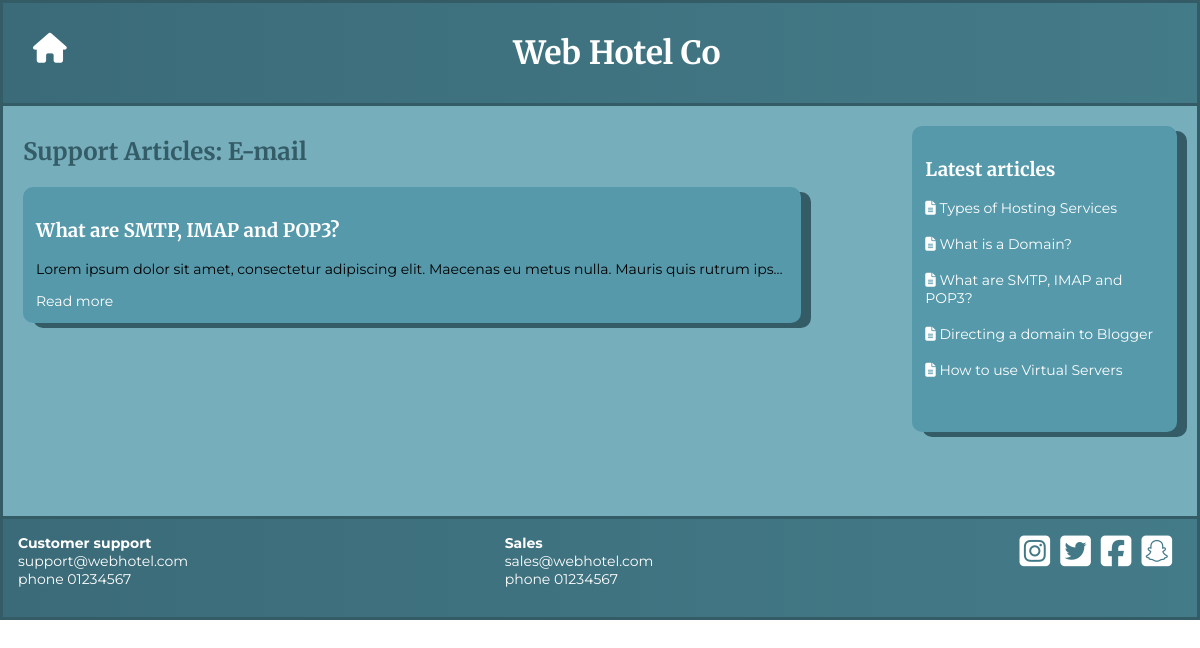
Screenshot of /support-articles.php?categoryID=5 with the database file from the repository.
### tables this page shows
CREATE TABLE `articles` (
  `article_id` int(11) NOT NULL,
  `title` varchar(200) NOT NULL,
  `text` text NOT NULL,
  `category_id` int(11) NOT NULL,
  `author` varchar(20) NOT NULL,
  `publish_date` date NOT NULL
);

CREATE TABLE `categories` (
  `category_id` int(11) NOT NULL,
  `name` varchar(50) NOT NULL,
  `order_number` int(11) NOT NULL
);

### support-articles.php (the view, shortened to what this page needs)
<!DOCTYPE html>
<html lang="en" dir="ltr">
  <head>
    <link rel="stylesheet" href="css/stylesheet.css">
  <body>
    <div class="container">
      <?php include('header.php'); ?>
      <?php require_once('connection.php') ; ?>
      <div class="support-container">
      <?php
      $categoryID = $_GET["categoryID"];
      $sql ="SELECT  * FROM categories LEFT JOIN articles ON categories.category_id = articles.category_id
       WHERE categories.category_id = $categoryID ORDER BY articles.publish_date DESC";
      $result = $conn->query($sql);
      if ($result->num_rows> 0 ) {
         while($row = $result->fetch_assoc()) {
            if (isset( $_GET["categoryID"])){
                $text = strip_tags($row["text"]);
           if($categoryID == $categoryID ){
                if(!isset($title)){
                    $title = '<h2> Support Articles: '.$row["name"].'</h2>';
                    echo $title;
                }
             $info =('<div class="support-category">
                      <h3>'.$row["title"].'</h3>
                      <p>'.$text.'</p>
                      <a href="article.php?articleID='.$row["article_id"].'">Read more</a>
                      </div>');
              if($row["article_id"] == NULL){
                  echo "<p>
                  No articles yet
                  </p>";
              }else{
                  echo $info;
              }
            }
          }
        }
      } else {
      echo "Empty";
      }
?>
      </div>
      <?php include('latest-articles.php'); ?>
      <?php include('footer.php'); ?>
      </div>
  </body>
</html>

### latest-articles.php
<!DOCTYPE html>
<html lang="en" dir="ltr">
  <head>
  </head>
  <body>
    <?php require_once('connection.php') ; ?>
    <div class="right-column">
      <h3>Latest articles</h3>
      <?php
      $sql = "SELECT title, article_id FROM articles ORDER BY publish_date DESC LIMIT 10";
      $result = $conn->query($sql);
      if ($result->num_rows > 0) {
         while($row = $result->fetch_assoc()) {
             echo ' <a href="article.php?articleID='.$row["article_id"].'"><i class="fa-solid fa-file-lines"></i> '.$row["title"].'</a> <br><br>';
         }
      }
       ?>
    </div>
  </body>
</html>

### css/stylesheet.css (style rules this page uses)
body { margin: 0; }
.container { border-style: solid; background-color: #77aebc; border-color: #335c67; }
.support-container { margin: 10px 10px 10px 0; padding: 10px; }
.support-category { border-style: solid; float: left; padding: 10px; border-color: #5599ab; border-radius: 10px; box-shadow: 10px 5px #335c67; background-color: #5599ab; margin-bottom:10px; }
.support-category h3 { color: white; }
.support-category p { min-width: 150px; text-overflow: ellipsis; overflow: hidden; white-space: nowrap; }
.right-column { float: left; border-style: solid; padding: 10px; margin: 10px; border-color: #5599ab; border-radius: 10px; background-color: #5599ab; }
.right-column h3 { color: white; }
a { text-decoration: none; color: white; }
p, a { font-family: 'Montserrat', sans-serif; font-size: 14px; }
h1, h2, h3 { font-family: 'Merriweather', serif; color: #335c67; }
@media screen and (min-width: 320px) { .support-container { min-height: 150px; } }
@media screen and (min-width: 320px) { .support-category { width: 90%; margin-right: 10px; box-shadow: 5px 5px #335c67; } }
@media screen and (min-width: 320px) { .support-category p { max-width: 1200px; } }
@media screen and (min-width: 320px) { .right-column { width: 85%; margin-bottom: 20px; min-height: 200px; box-shadow: 5px 5px #335c67; } }
@media screen and (min-width: 530px) { .support-container { width: 50%; margin-left: 10px; min-height: 360px; float: left; } }
@media screen and (min-width: 530px) { .support-container h2 { margin-top: 0; } }
@media screen and (min-width: 530px) { .support-category { width: 100%; box-shadow: 10px 5px #335c67; } }
@media screen and (min-width: 530px) { .right-column { margin-right: 20px; min-height: 280px; width: 30%; float: right; box-shadow: 10px 5px #335c67; } }
@media screen and (min-width: 800px) { .support-container { width: 60%; } }
@media screen and (min-width: 800px) { .support-category { max-width: 90%; } }
@media screen and (min-width: 800px) { .right-column { width: 25%; } }
@media screen and (min-width: 1000px) { .support-container { width: 70%; } }
@media screen and (min-width: 1000px) { .right-column { width: 20%; } }

### rows the page displays
articles: category.name "E-mail", title "What are SMTP, IMAP and POP3?", text "Lorem ipsum dolor sit amet, consectetur adipiscing elit. Maecenas eu metus nulla. Mauris quis rutrum ips…"
articles: title "Types of Hosting Services"
articles: title "What is a Domain?"
articles: title "Directing a domain to Blogger"
articles: title "How to use Virtual Servers"
